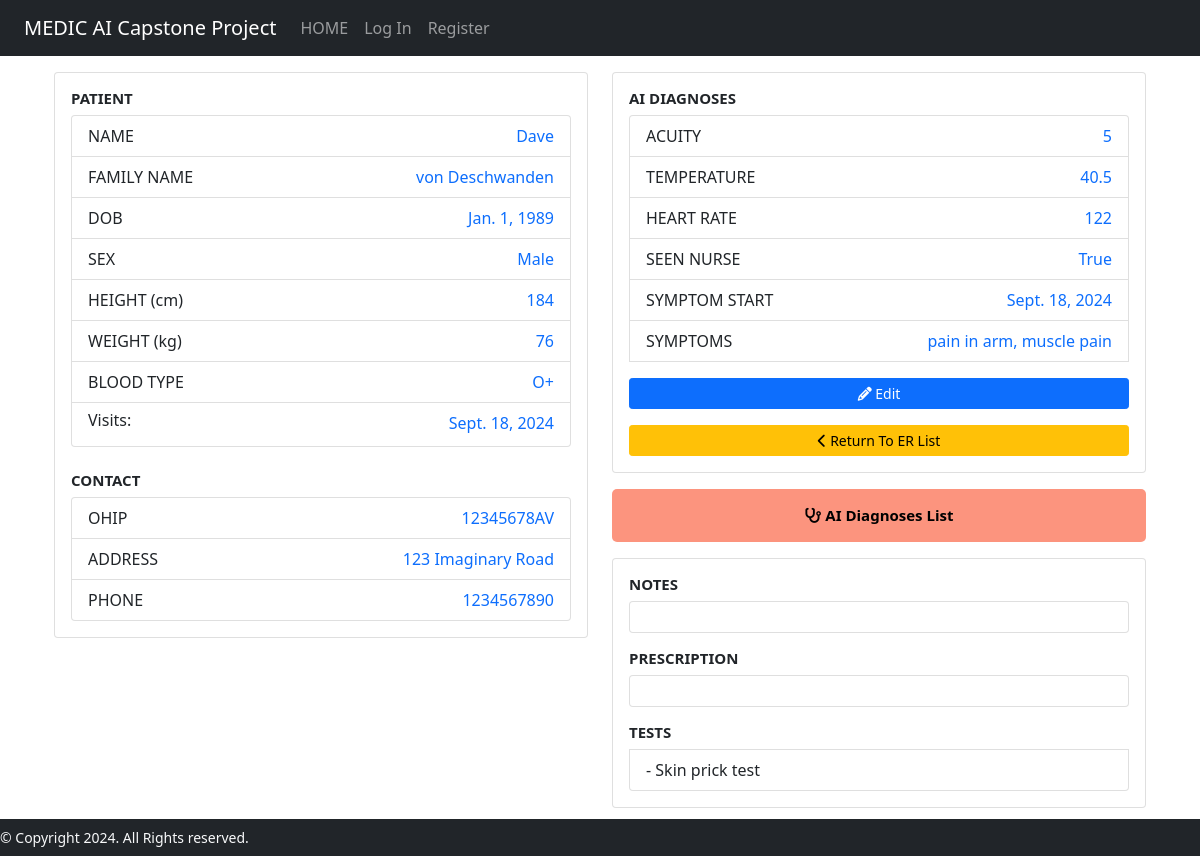
Page /patientinfo/1 on the earlier database version.
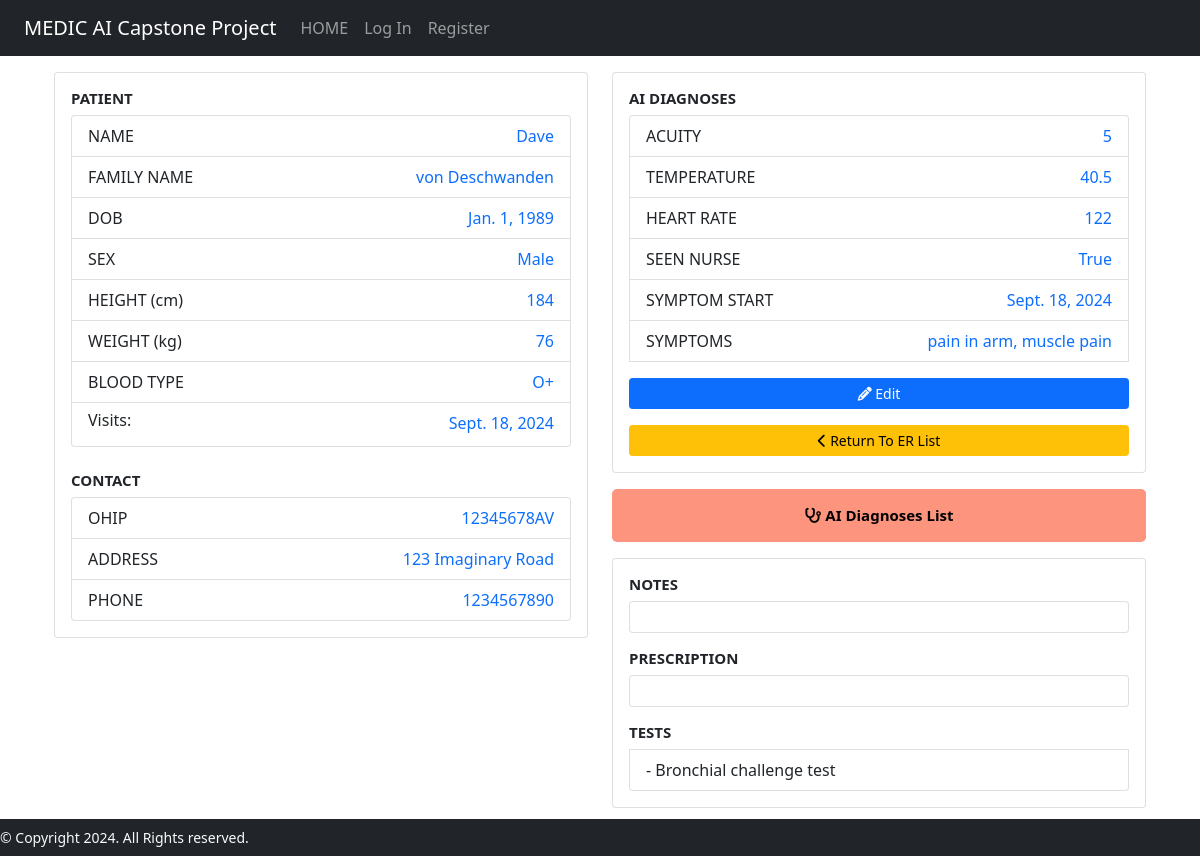
Same page on the later database version.
### medicAI/models.py (models this page shows, shortened)
class Hospital_Visit(models.Model):
    ACUITY_CHOICES = [
        ('1', '1'),
        ('2', '2'),
        ('3', '3'),
        ('4', '4'),
        ('5', '5'),
    ]
    patient = models.ForeignKey(Patient, on_delete=models.CASCADE)
    symptom_start_date = models.DateField(default=timezone.now, blank=True)
    acuity = models.CharField(max_length=1, choices=ACUITY_CHOICES, default='5')
    temperature = models.DecimalField(
        max_digits=3,
        decimal_places=1,
        null=True,
        blank=True,
        validators=[MinValueValidator(30), MaxValueValidator(45)]
    )
    heart_rate = models.IntegerField(null=True, blank=True)
    prescription = models.CharField(max_length=200, blank=True)
    diagnosis = models.CharField(max_length=200, blank=True)
    seen_nurse = models.BooleanField(default=False)
    er_doctor = models.ForeignKey(User, on_delete=models.CASCADE, null=True)
    symptoms = models.CharField(max_length=500, null=True, blank=True)

class Medical_Test(models.Model):
    hospital_visit = models.ForeignKey(Hospital_Visit, on_delete=models.CASCADE)
    date = models.DateField(default=timezone.now, blank=False)
    test_name = models.CharField(max_length=200, null=False, blank=False)
    test_notes = models.CharField(max_length=500, null=True, blank=True)

### medicAI/views.py (the view)
# urls.py: path("patientinfo/<str:patient_id>", views.patient_info, name="patientinfo"),
def patient_info(request, patient_id):
    patient = Patient.objects.get(pk=patient_id)
    visit_list = Hospital_Visit.objects.filter(patient=patient_id).order_by('-symptom_start_date')
    most_recent_visit = visit_list.first()
    tests = Medical_Test.objects.filter(hospital_visit=most_recent_visit)
    current_patient = request.session['current_patient'] = patient_id
    context= {
        'patient': patient,
        'visit_list' : visit_list,
        'current_visit': most_recent_visit,
        'tests': tests
    }
    return render(request, "medicAI/patientinfo.html", context)

### medicAI/templates/medicAI/patientinfo.html (shortened to what the changed rows need)
{% extends "medicAI/layout.html" %}
{% block body %}
<div class="container" style="margin-top: 1rem; margin-bottom: 3rem;">
    <div class="row">
        <div class="col-md-6">
            <div class="card" style="margin-bottom: 1rem;">
                <div class="card-body">
                    <ul class="list-group">
                        <li class="list-group-item" style="display: inline-block;">
                            <ul class="list-group text-primary" style="list-style-type: none; padding-left: 0;float: right;">
                                {% for visit in visit_list %}
                                <li>{{ visit.symptom_start_date }}</li>
                                {% endfor %}
                            </ul>
                        </li>
                    </ul>
                    <br/>
                </div>
            </div>
        </div>
        <div class="col-md-6">
            <div class="card" style="margin-bottom: 1rem;">
                <div class="card-body">
                    <ul class="list-group">
                        <li class="list-group-item">
                            <span style="float: left;">ACUITY</span>
                            <span class="text-primary" style="float: right;">{{ current_visit.acuity }}</span>
                        </li>
                        <li class="list-group-item">
                            <span style="float: left;">TEMPERATURE</span>
                            <span class="text-primary" style="float: right;">{{ current_visit.temperature }}</span>
                        </li>
                        <li class="list-group-item">
                            <span style="float: left;">HEART RATE</span>
                            <span class="text-primary" style="float: right;">{{ current_visit.heart_rate }}</span>
                        </li>
                        <li class="list-group-item">
                            <span style="float: left;">SEEN NURSE</span>
                            <span class="text-primary" style="float: right;">{{ current_visit.seen_nurse }}</span>
                        </li>
                        <li class="list-group-item">
                            <span style="float: left;">SYMPTOM START</span>
                            <span class="text-primary" style="float: right;">{{ current_visit.symptom_start_date }}</span>
                        </li>
                        <li class="list-group-item">
                            <span style="float: left;">SYMPTOMS</span>
                            <span class="text-primary" style="float: right;">{{ current_visit.symptoms }}</span>
                        </li>
                    </ul>
                </div>
            </div>
            <div class="card">
                <div class="card-body">
                    <ul class="list-group">
                        <h5 class="card-title" style="font-size: 15px; font-weight: bold; margin-top: 1rem;">TESTS</h5>
                        {% for test in tests %}
                            <li class="list-group-item">- {{ test.test_name }}</li>
                        {% endfor %}
                    </ul>
                </div>
            </div>
        </div>
    </div>
</div>
{% endblock %}

Differences in the rows shown:
removed Medical_Test: test_name "Skin prick test"
added Medical_Test: test_name "Bronchial challenge test"
